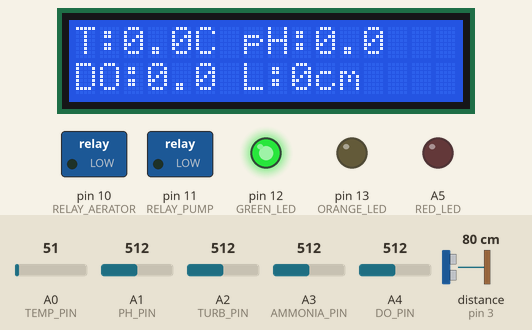
This sketch was run on a simulated Arduino Uno, built with avr-gcc and run on an emulated ATmega328P. Parts: 16×2 character LCD, switched loads named in the sketch (green lamp = pin HIGH), output pins drawn as LEDs (lit = HIGH). Wiring (inferred from the names in the program): ultrasonic range finder: trigger pin 2; echo pin 3. The test bench sets the inputs (shaded band); at power-on: A4 (DO_PIN) = 512, A0 (TEMP_PIN) = 51, A1 (PH_PIN) = 512, A2 (TURB_PIN) = 512, A3 (AMMONIA_PIN) = 512, distance to the obstacle (sensor on pin 3) 80 cm. The echo pulse lasts 58.3 µs per cm; pins used as bus, display or sensor lines are not drawn; what the sketch prints to the serial monitor is not drawn.

Above: at 5.2 s.
5.3 s: A4 (DO_PIN) set to 269
8.3 s: A4 (DO_PIN) set to 244
At 10.9 s:
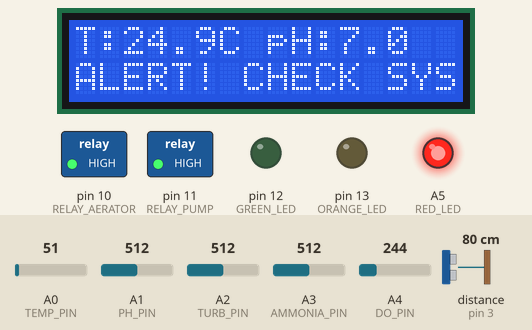
11.3 s: A0 (TEMP_PIN) set to 69
At 12.5 s:
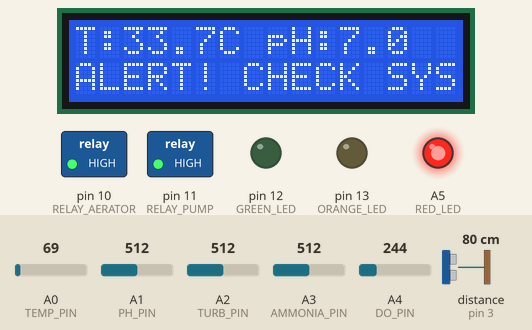
14.3 s: A1 (PH_PIN) set to 716
At 16.8 s:
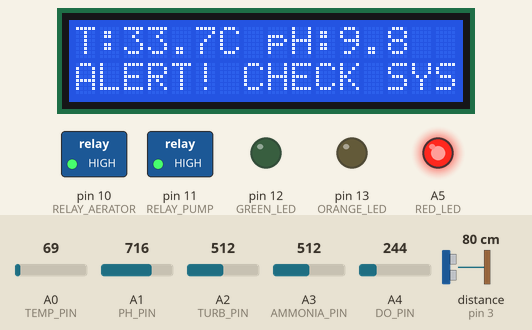
17.7 s: A0 (TEMP_PIN) set to 30
At 21.1 s:
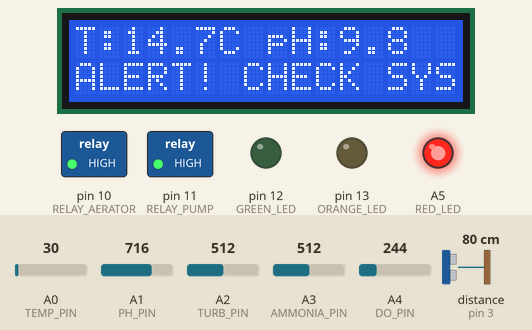
21.7 s: A1 (PH_PIN) set to 635
At 25.3 s:
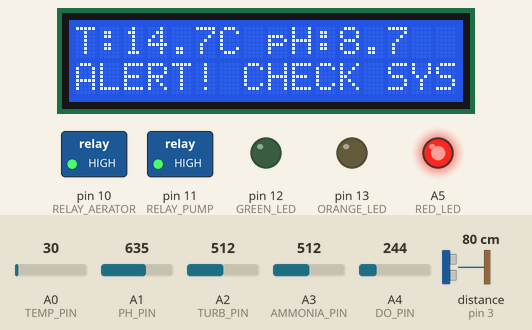
25.7 s: A1 (PH_PIN) set to 608
At 29.5 s:
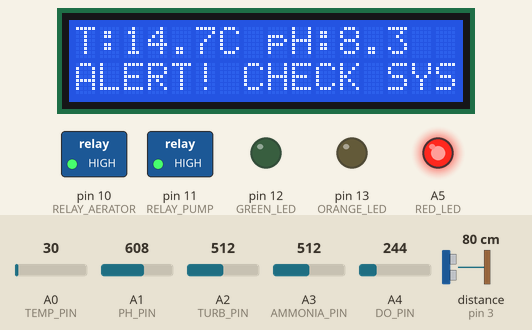
Timing chart, 0 to 30.6 s (numbered marks = the images above; inputs shaded):
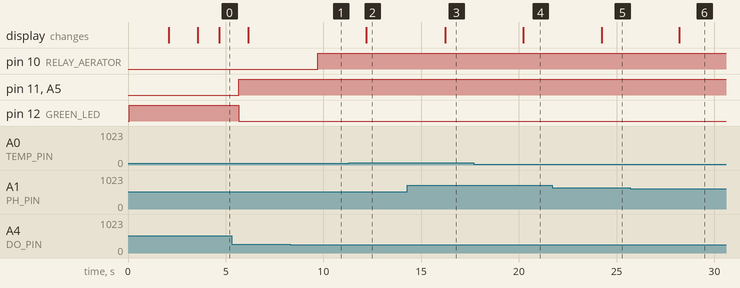

The sketch:

Smart_Fish_Pond_SystemV.02.ino
```cpp
/*
  ╔════════════════════════════════════════════════════════╗
  ║  SMART FISH POND MANAGEMENT SYSTEM                     ║
  ║  Arduino UNO Firmware - Proteus Simulation             ║
  ║  Author: Ezamamti Ronald A                             ║
  ║  Version: 3.0 (Arduino UNO)                            ║
  ╚════════════════════════════════════════════════════════╝
*/

#include <LiquidCrystal.h>

// ==================== PIN DEFINITIONS ====================
// Analog Sensors (ADC Inputs)
#define TEMP_PIN        A0  // LM35 Temperature Sensor
#define PH_PIN          A1  // pH Meter Sensor
#define TURB_PIN        A2  // Turbidity Sensor (POT simulation)
#define AMMONIA_PIN     A3  // Ammonia Sensor (POT simulation)
#define DO_PIN          A4  // Dissolved Oxygen Sensor (POT simulation)

// Ultrasonic Water Level Sensor
#define TRIG_PIN        2   // Trigger pin
#define ECHO_PIN        3   // Echo pin

// LCD Display (4-bit mode)
#define LCD_RS          4
#define LCD_EN          5
#define LCD_D4          6
#define LCD_D5          7
#define LCD_D6          8
#define LCD_D7          9

// Actuators (Digital Outputs)
#define RELAY_AERATOR   10  // Relay controlling aerator motor
#define RELAY_PUMP      11  // Relay controlling water pump

// Indicators (Digital Outputs)
#define GREEN_LED       12  // Normal status indicator
#define ORANGE_LED      13  // Warning status indicator
#define RED_LED         A5  // Alert status indicator (use as digital)

// ==================== THRESHOLDS ====================
// Temperature (°C)
#define TEMP_MAX        32.0
#define TEMP_MIN        20.0
#define TEMP_WARNING    30.0

// pH
#define PH_MIN          6.5
#define PH_MAX          8.5
#define PH_WARNING_LOW  6.8
#define PH_WARNING_HIGH 8.2

// Turbidity (NTU)
#define TURB_MAX        50.0
#define TURB_WARNING    40.0

// Ammonia (ppm)
#define NH3_MAX         0.05
#define NH3_WARNING     0.03

// Dissolved Oxygen (mg/L)
#define DO_MIN          5.0
#define DO_WARNING      6.0

// Water Level (cm)
#define WATER_LEVEL_MIN 10.0

// ==================== GLOBAL VARIABLES ====================
LiquidCrystal lcd(LCD_RS, LCD_EN, LCD_D4, LCD_D5, LCD_D6, LCD_D7);

// Sensor readings
float temperature = 0.0;
float pH_value = 0.0;
float turbidity = 0.0;
float ammonia = 0.0;
float dissolvedOxygen = 0.0;
float waterLevel = 0.0;

// System status flags
bool alertTriggered = false;
bool warningTriggered = false;
bool aeratorActive = false;
bool pumpActive = false;

// Virtual Serial alert timing
unsigned long lastSerialAlert = 0;
const unsigned long SERIAL_ALERT_INTERVAL = 300000; // 5 minutes

// Update intervals
unsigned long lastSensorRead = 0;
const unsigned long SENSOR_READ_INTERVAL = 2000; // 2 seconds

unsigned long lastDisplayUpdate = 0;
const unsigned long DISPLAY_UPDATE_INTERVAL = 1000; // 1 second

// ==================== SETUP ====================
void setup() {
  // Initialize Serial Communications
  Serial.begin(9600);   // Virtual Terminal (debugging)

  // Initialize LCD (16 columns x 2 rows)
  lcd.begin(16, 2);
  lcd.clear();

  // Display startup message
  lcd.setCursor(0, 0);
  lcd.print("  FISH  POND");
  lcd.setCursor(0, 1);
  lcd.print("INITIALIZING...");

  // Configure Pin Modes - Actuators
  pinMode(RELAY_AERATOR, OUTPUT);
  pinMode(RELAY_PUMP, OUTPUT);
  pinMode(GREEN_LED, OUTPUT);
  pinMode(ORANGE_LED, OUTPUT);
  pinMode(RED_LED, OUTPUT);

  // Configure Pin Modes - Sensors
  pinMode(TRIG_PIN, OUTPUT);
  pinMode(ECHO_PIN, INPUT);

  // Set Initial States (All OFF)
  digitalWrite(RELAY_AERATOR, LOW);
  digitalWrite(RELAY_PUMP, LOW);
  digitalWrite(GREEN_LED, HIGH);  // Start with normal status
  digitalWrite(ORANGE_LED, LOW);
  digitalWrite(RED_LED, LOW);

  delay(2000);

  // Clear LCD and show ready message
  lcd.clear();
  lcd.setCursor(0, 0);
  lcd.print("SYSTEM  READY");
  delay(1500);
  lcd.clear();

  // Print startup message to Serial
  Serial.println("========================================");
  Serial.println(" SMART FISH POND MANAGEMENT SYSTEM");
  Serial.println(" Arduino UNO - System Ready");
  Serial.println("========================================");
  Serial.println();

  lastSensorRead = millis();
  lastDisplayUpdate = millis();
}

// ==================== MAIN LOOP ====================
void loop() {
  unsigned long currentMillis = millis();

  // Read sensors at defined interval
  if (currentMillis - lastSensorRead >= SENSOR_READ_INTERVAL) {
    readAllSensors();
    checkWaterQuality();
    controlActuators();
    logDataToSerial();

    // Send virtual alert if needed (throttled)
    if (alertTriggered && (currentMillis - lastSerialAlert >= SERIAL_ALERT_INTERVAL)) {
      sendVirtualAlert();
      lastSerialAlert = currentMillis;
    }

    lastSensorRead = currentMillis;
  }

  // Update LCD display at defined interval
  if (currentMillis - lastDisplayUpdate >= DISPLAY_UPDATE_INTERVAL) {
    updateLCDDisplay();
    lastDisplayUpdate = currentMillis;
  }
}

// ==================== SENSOR READING FUNCTIONS ====================

void readAllSensors() {
  // Read Temperature (LM35: 10mV/°C, Arduino ADC: 0-1023 for 0-5V)
  int tempRaw = analogRead(TEMP_PIN);
  temperature = (tempRaw * 5.0 / 1023.0) * 100.0;

  // Read pH (0-14 pH mapped to 0-5V)
  int phRaw = analogRead(PH_PIN);
  pH_value = (phRaw * 14.0) / 1023.0;

  // Read Turbidity (0-100 NTU mapped to 0-5V)
  int turbRaw = analogRead(TURB_PIN);
  turbidity = (turbRaw * 100.0) / 1023.0;

  // Read Ammonia (0-1 ppm mapped to 0-5V)
  int ammoniaRaw = analogRead(AMMONIA_PIN);
  ammonia = (ammoniaRaw * 1.0) / 1023.0;

  // Read Dissolved Oxygen (0-20 mg/L mapped to 0-5V)
  int doRaw = analogRead(DO_PIN);
  dissolvedOxygen = (doRaw * 20.0) / 1023.0;

  // Read Water Level (Ultrasonic sensor)
  waterLevel = getWaterLevel();
}

float getWaterLevel() {
  // Send ultrasonic pulse
  digitalWrite(TRIG_PIN, LOW);
  delayMicroseconds(2);
  digitalWrite(TRIG_PIN, HIGH);
  delayMicroseconds(10);
  digitalWrite(TRIG_PIN, LOW);

  // Measure echo duration (timeout 30ms)
  long duration = pulseIn(ECHO_PIN, HIGH, 30000);

  // Calculate distance in cm (speed of sound = 343 m/s)
  float distance = (duration * 0.0343) / 2.0;

  // Convert to water level (sensor mounted 100cm above pond bottom)
  float level = 100.0 - distance;

  // Constrain to valid range
  if (level < 0) level = 0;
  if (level > 100) level = 100;

  return level;
}

// ==================== WATER QUALITY ANALYSIS ====================

void checkWaterQuality() {
  alertTriggered = false;
  warningTriggered = false;

  // ===== CRITICAL CONDITIONS (ALERT) =====

  // Temperature Check
  if (temperature > TEMP_MAX) {
    alertTriggered = true;
    Serial.println("ALERT: Temperature TOO HIGH!");
  } else if (temperature < TEMP_MIN) {
    alertTriggered = true;
    Serial.println("ALERT: Temperature TOO LOW!");
  }

  // pH Check
  if (pH_value < PH_MIN) {
    alertTriggered = true;
    Serial.println("ALERT: pH TOO LOW (Acidic)!");
  } else if (pH_value > PH_MAX) {
    alertTriggered = true;
    Serial.println("ALERT: pH TOO HIGH (Alkaline)!");
  }

  // Turbidity Check
  if (turbidity > TURB_MAX) {
    alertTriggered = true;
    Serial.println("ALERT: High Turbidity Detected!");
  }

  // Ammonia Check
  if (ammonia > NH3_MAX) {
    alertTriggered = true;
    Serial.println("ALERT: Ammonia Level CRITICAL!");
  }

  // Dissolved Oxygen Check
  if (dissolvedOxygen < DO_MIN) {
    alertTriggered = true;
    Serial.println("ALERT: Dissolved Oxygen TOO LOW!");
  }

  // Water Level Check
  if (waterLevel < WATER_LEVEL_MIN) {
    alertTriggered = true;
    Serial.println("ALERT: Water Level CRITICALLY LOW!");
  }

  // ===== WARNING CONDITIONS (Approaching thresholds) =====

  if (!alertTriggered) {
    if (temperature > TEMP_WARNING && temperature <= TEMP_MAX) {
      warningTriggered = true;
    }
    if (pH_value < PH_WARNING_LOW && pH_value >= PH_MIN) {
      warningTriggered = true;
    }
    if (pH_value > PH_WARNING_HIGH && pH_value <= PH_MAX) {
      warningTriggered = true;
    }
    if (turbidity > TURB_WARNING && turbidity <= TURB_MAX) {
      warningTriggered = true;
    }
    if (ammonia > NH3_WARNING && ammonia <= NH3_MAX) {
      warningTriggered = true;
    }
    if (dissolvedOxygen < DO_WARNING && dissolvedOxygen >= DO_MIN) {
      warningTriggered = true;
    }
  }
}

// ==================== ACTUATOR CONTROL ====================

void controlActuators() {
  if (alertTriggered) {
    // ===== ALERT STATE =====

    // Turn on alert indicators
    digitalWrite(RED_LED, HIGH);
    digitalWrite(GREEN_LED, LOW);
    digitalWrite(ORANGE_LED, LOW);

    // Activate aerator if DO is low
    if (dissolvedOxygen < DO_MIN) {
      if (!aeratorActive) {
        digitalWrite(RELAY_AERATOR, HIGH);
        aeratorActive = true;
        Serial.println("ACTION: Aerator ACTIVATED (Low DO)");
      }
    } else {
      if (aeratorActive) {
        digitalWrite(RELAY_AERATOR, LOW);
        aeratorActive = false;
      }
    }

    // Activate pump if temp high, ammonia high, or turbidity high
    if (temperature > TEMP_MAX || ammonia > NH3_MAX || turbidity > TURB_MAX) {
      if (!pumpActive) {
        digitalWrite(RELAY_PUMP, HIGH);
        pumpActive = true;
        Serial.println("ACTION: Water Pump ACTIVATED");
      }
    } else {
      if (pumpActive) {
        digitalWrite(RELAY_PUMP, LOW);
        pumpActive = false;
      }
    }

  } else if (warningTriggered) {
    // ===== WARNING STATE =====

    digitalWrite(RED_LED, LOW);
    digitalWrite(GREEN_LED, LOW);
    digitalWrite(ORANGE_LED, HIGH);
    digitalWrite(RELAY_AERATOR, LOW);
    digitalWrite(RELAY_PUMP, LOW);
    aeratorActive = false;
    pumpActive = false;

  } else {
    // ===== NORMAL STATE =====

    digitalWrite(RED_LED, LOW);
    digitalWrite(GREEN_LED, HIGH);
    digitalWrite(ORANGE_LED, LOW);
    digitalWrite(RELAY_AERATOR, LOW);
    digitalWrite(RELAY_PUMP, LOW);
    aeratorActive = false;
    pumpActive = false;
  }
}

// ==================== LCD DISPLAY ====================

void updateLCDDisplay() {
  lcd.clear();

  // Line 1: Temperature and pH
  lcd.setCursor(0, 0);
  lcd.print("T:");
  lcd.print(temperature, 1);
  lcd.print("C pH:");
  lcd.print(pH_value, 1);

  // Line 2: Status or Key Parameters
  lcd.setCursor(0, 1);

  if (alertTriggered) {
    lcd.print("ALERT! CHECK SYS");
  } else if (warningTriggered) {
    lcd.print("WARNING:MONITOR ");
  } else {
    lcd.print("DO:");
    lcd.print(dissolvedOxygen, 1);
    lcd.print(" L:");
    lcd.print(waterLevel, 0);
    lcd.print("cm");
  }
}

// ==================== SERIAL LOGGING ====================

void logDataToSerial() {
  Serial.println("========================================");
  Serial.println("    WATER QUALITY DATA SNAPSHOT");
  Serial.println("========================================");
  Serial.print("Temperature:      ");
  Serial.print(temperature, 2);
  Serial.println(" C");

  Serial.print("pH Level:         ");
  Serial.println(pH_value, 2);

  Serial.print("Turbidity:        ");
  Serial.print(turbidity, 2);
  Serial.println(" NTU");

  Serial.print("Ammonia (NH3):    ");
  Serial.print(ammonia, 3);
  Serial.println(" ppm");

  Serial.print("Dissolved Oxygen: ");
  Serial.print(dissolvedOxygen, 2);
  Serial.println(" mg/L");

  Serial.print("Water Level:      ");
  Serial.print(waterLevel, 2);
  Serial.println(" cm");

  Serial.println("----------------------------------------");
  Serial.print("System Status:    ");

  if (alertTriggered) {
    Serial.println("ALERT");
  } else if (warningTriggered) {
    Serial.println("WARNING");
  } else {
    Serial.println("NORMAL");
  }

  Serial.print("Aerator:          ");
  Serial.println(aeratorActive ? "ON" : "OFF");

  Serial.print("Water Pump:       ");
  Serial.println(pumpActive ? "ON" : "OFF");

  Serial.println("========================================");
  Serial.println();
}

// ==================== VIRTUAL ALERT FUNCTIONS ====================

void sendVirtualAlert() {
  Serial.println("========================================");
  Serial.println("  VIRTUAL ALERT - SIMULATED SMS");
  Serial.println("========================================");

  Serial.println("FISH POND ALERT!");
  Serial.println();
  Serial.println("Critical conditions detected:");
  Serial.print("Temp: "); Serial.print(temperature, 1); Serial.println(" C");
  Serial.print("pH: "); Serial.println(pH_value, 1);
  Serial.print("DO: "); Serial.print(dissolvedOxygen, 1); Serial.println(" mg/L");
  Serial.print("NH3: "); Serial.print(ammonia, 2); Serial.println(" ppm");
  Serial.print("Water Level: "); Serial.print(waterLevel, 1); Serial.println(" cm");
  Serial.println();
  Serial.println("CHECK POND IMMEDIATELY!");
  Serial.println("*** Virtual Alert Sent Successfully ***");
  Serial.println();
}
```

Measured:
- the behaviour switches between 256 and 255 on A4 (DO_PIN) (found by bisection; images 0 and 1)
- after the input at 8.3 s, pin 10 (RELAY_AERATOR): LOW → HIGH after 1.4 s
- after the input at 11.3 s, the display: changes after 0.90 s (image 2)
- after the input at 14.3 s, the display: changes after 1.9 s (image 3)
- after the input at 17.7 s, the display: changes after 2.5 s (image 4)
- after the input at 21.7 s, the display: changes after 2.5 s (image 5)
- after the input at 25.7 s, the display: changes after 2.5 s (image 6)
